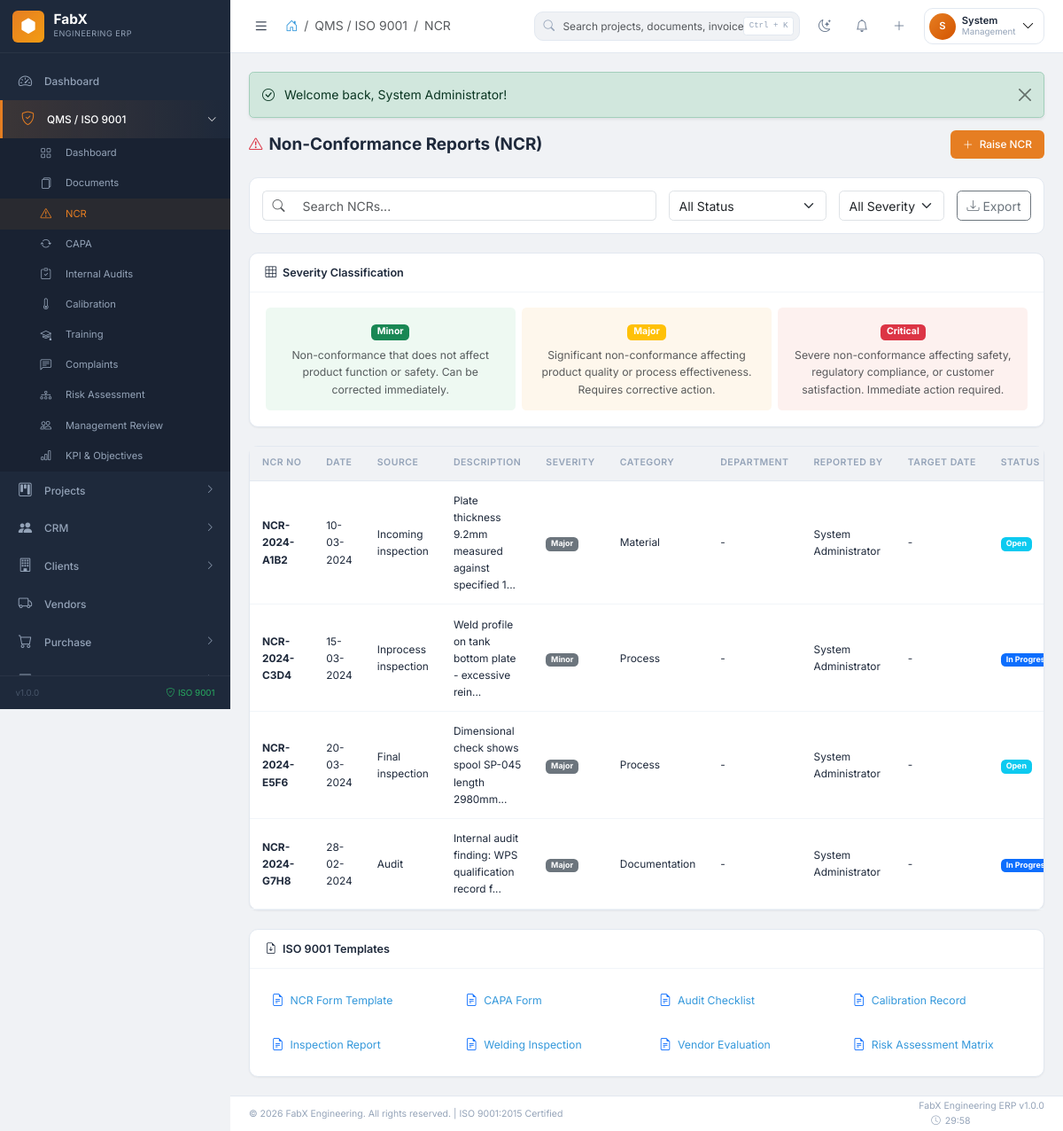
The app's page /qms/ncr (signed in) with its own data.
### tables this page shows
CREATE TABLE fabx_ncr (
    id INT AUTO_INCREMENT PRIMARY KEY,
    ncr_no VARCHAR(50) NOT NULL UNIQUE,
    ncr_date DATE NOT NULL,
    source ENUM('internal','external','customer_complaint','audit','incoming_inspection','inprocess_inspection','final_inspection') NOT NULL,
    project_id INT,
    department_id INT,
    reported_by INT NOT NULL,
    reported_date DATE NOT NULL,
    description TEXT NOT NULL,
    severity ENUM('minor','major','critical') DEFAULT 'minor',
    category ENUM('material','process','documentation','equipment','personnel','system') NOT NULL,
    immediate_action TEXT,
    root_cause TEXT,
    corrective_action TEXT,
    preventive_action TEXT,
    responsible_person INT,
    target_date DATE,
    completion_date DATE,
    verification_method TEXT,
    verified_by INT,
    verification_date DATE,
    status ENUM('open','in_progress','pending_verification','closed','cancelled') DEFAULT 'open',
    attachments JSON,
    created_at TIMESTAMP DEFAULT CURRENT_TIMESTAMP,
    updated_at TIMESTAMP DEFAULT CURRENT_TIMESTAMP ON UPDATE CURRENT_TIMESTAMP,
    FOREIGN KEY (reported_by) REFERENCES fabx_users(id),
    FOREIGN KEY (responsible_person) REFERENCES fabx_users(id),
    FOREIGN KEY (verified_by) REFERENCES fabx_users(id),
    FOREIGN KEY (department_id) REFERENCES fabx_departments(id),
    INDEX idx_ncr_no (ncr_no),
    INDEX idx_status (status),
    INDEX idx_source (source),
    INDEX idx_severity (severity)
);

### modules/qms/QMSController.php (called while the page is built, shortened)
<?php
class QMSController extends Controller {
    public function ncr(): void {
        $page = (int)($_GET['page'] ?? 1);
        $where = "WHERE 1=1";
        $params = [];
        $ncrs = $this->db->fetchAll(
            "SELECT n.*, CONCAT(u.first_name, ' ', u.last_name) as reported_by_name, d.name as department_name
             FROM " . $this->db->table("ncr") . " n
             LEFT JOIN " . $this->db->table("users") . " u ON n.reported_by = u.id
             LEFT JOIN " . $this->db->table("departments") . " d ON n.department_id = d.id
             {$where} ORDER BY n.created_at DESC LIMIT ? OFFSET ?",
            array_merge($params, [DEFAULT_PER_PAGE, ($page - 1) * DEFAULT_PER_PAGE])
        );
        $total = (int)$this->db->fetchValue(
            "SELECT COUNT(*) FROM " . $this->db->table("ncr") . " n {$where}",
            $params
        );
        $this->view('ncr/list', [
            'page_title' => 'Non-Conformance Reports',
            'breadcrumb_module' => 'QMS / ISO 9001',
            'breadcrumb_page' => 'NCR',
            'ncrs' => $ncrs,
            'pagination' => paginate($total, $page),
            'filters' => compact('status', 'severity')
        ]);
    }
}

### config/config.php (called while the page is built, shortened)
<?php
spl_autoload_register(function ($class) {
    $prefixes = [
        'Core\\' => FABX_ROOT . '/core/',
        'Modules\\' => FABX_ROOT . '/modules/',
    ];
    foreach ($prefixes as $prefix => $baseDir) {
        $len = strlen($prefix);
        if (strncmp($prefix, $class, $len) === 0) {
            $relativeClass = substr($class, $len);
            $file = $baseDir . str_replace('\\', '/', $relativeClass) . '.php';
            if (file_exists($file)) {
                return;
            }
        }
    }
});
require_once FABX_ROOT . '/includes/functions.php';
require_once FABX_ROOT . '/includes/security.php';

### core/Database.php (called while the page is built, shortened)
<?php
class Database {
    private static ?self $instance = null;
    private mysqli $connection;
    private string $prefix;
    private function __construct() {
        $this->prefix = DB_PREFIX;
        $this->connection = new mysqli(DB_HOST, DB_USER, DB_PASS, DB_NAME);
        $this->connection->set_charset(DB_CHARSET);
    }
    public static function getInstance(): self {
        if (self::$instance === null) {
            self::$instance = new self();
        }
        return self::$instance;
    }
    public function query(string $sql, array $params = []): \mysqli_stmt|false {
        $stmt = $this->connection->prepare($sql);
        if (!empty($params)) {
            $types = '';
            $values = [];
            foreach ($params as $param) {
                if (is_int($param)) {
                    $types .= 'i';
                } elseif (is_float($param)) {
                    $types .= 'd';
                } elseif (is_bool($param)) {
                    $types .= 'i';
                    $param = $param ? 1 : 0;
                } else {
                    $types .= 's';
                }
                $values[] = $param;
            }
            $stmt->bind_param($types, ...$values);
        }
        return $stmt;
    }
    public function fetchAll(string $sql, array $params = []): array {
        $stmt = $this->query($sql, $params);
        $stmt->execute();
        $result = $stmt->get_result();
        $rows = $result->fetch_all(MYSQLI_ASSOC);
        return $rows;
    }
    public function table(string $name): string {
        return $this->prefix . $name;
    }
}

### includes/security.php (called while the page is built, shortened)
<?php
function e(string $text): string {
    return htmlspecialchars($text, ENT_QUOTES, 'UTF-8');
}

### modules/qms/views/ncr/list.php (the view, shortened to what this page needs)
<div class="page-header">
    <h1 class="page-title">
        <i class="bi bi-exclamation-triangle text-danger"></i>
        Non-Conformance Reports (NCR)
    </h1>
    <div class="page-actions">
        <a href="<?= base_url('qms/ncr/create') ?>" class="btn btn-fx btn-fx-primary">
            <i class="bi bi-plus-lg"></i> Raise NCR
        </a>
    </div>
</div>
<div class="filters-bar">
    <div class="flex-grow-1">
        <div class="input-group">
            <span class="input-group-text bg-transparent border-end-0"><i class="bi bi-search text-muted"></i></span>
            <input type="text" class="form-control border-start-0" placeholder="Search NCRs...">
        </div>
    </div>
    <div>
        <select class="form-select" name="status">
            <option value="">All Status</option>
        </select>
    </div>
    <div>
        <select class="form-select" name="severity">
            <option value="">All Severity</option>
        </select>
    </div>
    <button class="btn btn-outline-secondary" onclick="exportTableToCSV('ncrTable', 'ncr_report_<?= date('Y-m-d') ?>.csv')">
        <i class="bi bi-download"></i> Export
    </button>
</div>
<div class="fx-card mb-4">
    <div class="fx-card-header">
        <h5 class="fx-card-title"><i class="bi bi-grid-3x3"></i> Severity Classification</h5>
    </div>
    <div class="fx-card-body">
        <div class="row text-center g-2">
            <div class="col-md-4">
                <div class="p-3 rounded" style="background:rgba(39,174,96,0.08)">
                    <span class="badge bg-success mb-2">Minor</span>
                    <p class="small text-muted mb-0">Non-conformance that does not affect product function or safety. Can be corrected immediately.</p>
                </div>
            </div>
            <div class="col-md-4">
                <div class="p-3 rounded" style="background:rgba(243,156,18,0.08)">
                    <span class="badge bg-warning mb-2">Major</span>
                    <p class="small text-muted mb-0">Significant non-conformance affecting product quality or process effectiveness. Requires corrective action.</p>
                </div>
            </div>
            <div class="col-md-4">
                <div class="p-3 rounded" style="background:rgba(231,76,60,0.08)">
                    <span class="badge bg-danger mb-2">Critical</span>
                    <p class="small text-muted mb-0">Severe non-conformance affecting safety, regulatory compliance, or customer satisfaction. Immediate action required.</p>
                </div>
            </div>
        </div>
    </div>
</div>
<div class="fx-card">
    <div class="fx-card-body p-0">
        <div class="table-responsive-fx">
            <table class="fx-table mb-0" id="ncrTable">
                <thead>
                    <tr>
                        <th>NCR No</th>
                        <th>Date</th>
                        <th>Source</th>
                        <th>Description</th>
                        <th>Severity</th>
                        <th>Category</th>
                        <th>Department</th>
                        <th>Reported By</th>
                        <th>Target Date</th>
                        <th>Status</th>
                    </tr>
                </thead>
                <tbody>
                    <?php if (!empty($ncrs)): ?>
                        <?php foreach ($ncrs as $ncr): ?>
                            <tr>
                                <td><strong><?= e($ncr['ncr_no']) ?></strong></td>
                                <td><?= format_date($ncr['ncr_date']) ?></td>
                                <td><?= ucfirst(str_replace('_', ' ', $ncr['source'])) ?></td>
                                <td><?= e(truncate($ncr['description'], 50)) ?></td>
                                <td><?= priority_badge($ncr['severity']) ?></td>
                                <td><?= ucfirst($ncr['category']) ?></td>
                                <td><?= e($ncr['department_name'] ?? '-') ?></td>
                                <td><?= e($ncr['reported_by_name'] ?? '-') ?></td>
                                <td><?= format_date($ncr['target_date']) ?></td>
                                <td><?= status_badge($ncr['status']) ?></td>
                            </tr>
                        <?php endforeach; ?>
                    <?php endif; ?>
                </tbody>
            </table>
        </div>
    </div>
</div>
<div class="fx-card mt-4">
    <div class="fx-card-header">
        <h5 class="fx-card-title"><i class="bi bi-file-earmark-arrow-down"></i> ISO 9001 Templates</h5>
    </div>
    <div class="fx-card-body">
        <div class="row g-3">
            <div class="col-lg-3 col-md-4 col-6">
                <a href="#" class="d-flex align-items-center gap-2 p-2 rounded hover-bg" style="text-decoration:none">
                    <i class="bi bi-file-earmark-text text-primary"></i>
                    <span class="small">NCR Form Template</span>
                </a>
            </div>
            <div class="col-lg-3 col-md-4 col-6">
                <a href="#" class="d-flex align-items-center gap-2 p-2 rounded hover-bg" style="text-decoration:none">
                    <i class="bi bi-file-earmark-text text-primary"></i>
                    <span class="small">CAPA Form</span>
                </a>
            </div>
            <div class="col-lg-3 col-md-4 col-6">
                <a href="#" class="d-flex align-items-center gap-2 p-2 rounded hover-bg" style="text-decoration:none">
                    <i class="bi bi-file-earmark-text text-primary"></i>
                    <span class="small">Audit Checklist</span>
                </a>
            </div>
            <div class="col-lg-3 col-md-4 col-6">
                <a href="#" class="d-flex align-items-center gap-2 p-2 rounded hover-bg" style="text-decoration:none">
                    <i class="bi bi-file-earmark-text text-primary"></i>
                    <span class="small">Calibration Record</span>
                </a>
            </div>
            <div class="col-lg-3 col-md-4 col-6">
                <a href="#" class="d-flex align-items-center gap-2 p-2 rounded hover-bg" style="text-decoration:none">
                    <i class="bi bi-file-earmark-text text-primary"></i>
                    <span class="small">Inspection Report</span>
                </a>
            </div>
            <div class="col-lg-3 col-md-4 col-6">
                <a href="#" class="d-flex align-items-center gap-2 p-2 rounded hover-bg" style="text-decoration:none">
                    <i class="bi bi-file-earmark-text text-primary"></i>
                    <span class="small">Welding Inspection</span>
                </a>
            </div>
            <div class="col-lg-3 col-md-4 col-6">
                <a href="#" class="d-flex align-items-center gap-2 p-2 rounded hover-bg" style="text-decoration:none">
                    <i class="bi bi-file-earmark-text text-primary"></i>
                    <span class="small">Vendor Evaluation</span>
                </a>
            </div>
            <div class="col-lg-3 col-md-4 col-6">
                <a href="#" class="d-flex align-items-center gap-2 p-2 rounded hover-bg" style="text-decoration:none">
                    <i class="bi bi-file-earmark-text text-primary"></i>
                    <span class="small">Risk Assessment Matrix</span>
                </a>
            </div>
        </div>
    </div>
</div>

### includes/functions.php (shortened to what this page needs)
<?php
function base_url(string $path = ''): string {
    return APP_URL . '/' . ltrim($path, '/');
}
function format_date(?string $date, string $format = DATE_FORMAT): string {
    if (empty($date) || $date === '0000-00-00' || $date === '0000-00-00 00:00:00') {
        return '-';
    }
    $d = DateTime::createFromFormat(DB_DATE_FORMAT, $date);
    return $d->format($format);
}
function truncate(string $text, int $length = 100, string $suffix = '...'): string {
    return substr($text, 0, $length) . $suffix;
}
function status_badge(string $status): string {
    $badges = [
        'active' => 'success',
        'inactive' => 'secondary',
        'pending' => 'warning',
        'approved' => 'success',
        'rejected' => 'danger',
        'completed' => 'success',
        'in_progress' => 'primary',
        'on_hold' => 'warning',
        'cancelled' => 'danger',
        'delayed' => 'danger',
        'open' => 'info',
        'closed' => 'secondary',
        'draft' => 'light',
        'submitted' => 'primary',
        'under_review' => 'warning',
        'planning' => 'info',
        'design' => 'primary',
        'procurement' => 'warning',
        'production' => 'success',
        'assembly' => 'primary',
        'painting' => 'info',
        'dispatch' => 'warning',
        'installation' => 'primary',
        'paid' => 'success',
        'unpaid' => 'danger',
        'partial' => 'warning',
        'overdue' => 'danger',
    ];
    $class = $badges[strtolower($status)] ?? 'secondary';
    $label = ucwords(str_replace('_', ' ', $status));
    return '<span class="badge bg-' . $class . '">' . $label . '</span>';
}
function priority_badge(string $priority): string {
    $badges = [
        'low' => 'success',
        'medium' => 'warning',
        'high' => 'danger',
        'critical' => 'danger',
        'urgent' => 'danger'
    ];
    $class = $badges[strtolower($priority)] ?? 'secondary';
    return '<span class="badge bg-' . $class . '">' . ucfirst($priority) . '</span>';
}

### records on screen
fabx_ncr: ncr_no "NCR-2024-A1B2", ncr_date "10-03-2024", source "Incoming inspection", description "Plate thickness 9.2mm measured against specified 1...", severity "Major", category "Material", department_name "-", reported_by_name "System Administrator", target_date "-", status "Open"
fabx_ncr: ncr_no "NCR-2024-C3D4", ncr_date "15-03-2024", source "Inprocess inspection", description "Weld profile on tank bottom plate - excessive rein...", severity "Minor", category "Process", department_name "-", reported_by_name "System Administrator", target_date "-", status "In…"
fabx_ncr: ncr_no "NCR-2024-E5F6", ncr_date "20-03-2024", source "Final inspection", description "Dimensional check shows spool SP-045 length 2980mm...", severity "Major", category "Process", department_name "-", reported_by_name "System Administrator", target_date "-", status "Open"
fabx_ncr: ncr_no "NCR-2024-G7H8", ncr_date "28-02-2024", source "Audit", description "Internal audit finding: WPS qualification record f...", severity "Major", category "Documentation", department_name "-", reported_by_name "System Administrator", target_date "-", status "In…"

### other values on screen
$item['label'] "Dashboard"
$item['label'] "QMS / ISO 9001"
$sub['label'] "Dashboard"
$sub['label'] "Documents"
$sub['label'] "NCR"
$sub['label'] "CAPA"
$sub['label'] "Internal Audits"
$sub['label'] "Calibration"
$sub['label'] "Training"
$sub['label'] "Complaints"
$sub['label'] "Risk Assessment"
$sub['label'] "Management Review"
$sub['label'] "KPI & Objectives"
$item['label'] "Projects"
$item['label'] "CRM"
